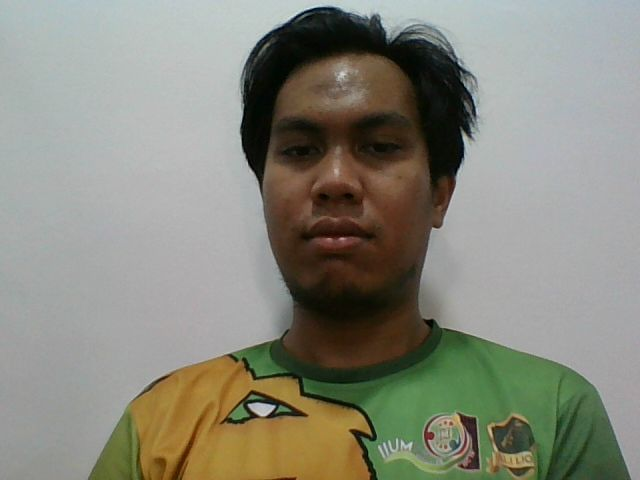
#> input picture normal.jpg, 640 x 480 px
$ jupyter execute 'A)_Assignment_1.ipynb'   (older library calls are emulated)
#> lines starting #> are read from the running program, lines starting #| are printed output that depends on the picture; after the words box and inside, x2 and y2 are one past the last pixel; in counts of white or black regions, pixels touching at a corner belong together
[cell 1]
import cv2
# from PIL import Image
import matplotlib.pyplot as plt
import numpy as np

[cell 2]
# Open image using openCV2
normal = cv2.imread("normal.jpg")
#> normal is the input picture: shape (480, 640, 3); mean B, G, R 123.6, 135.9, 135.8
grind = cv2.imread("grind 2.jpg")
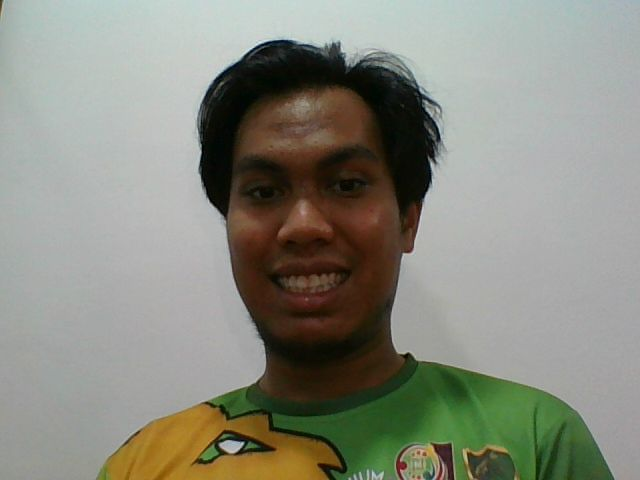
#> input picture grind 2.jpg, 640 x 480 px
#> grind is the input picture: shape (480, 640, 3); mean B, G, R 126.7, 138.3, 136.9
puzzled = cv2.imread("puzzled.jpg")
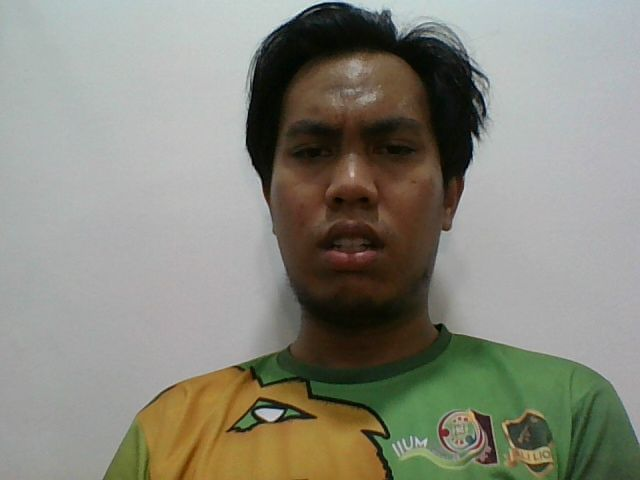
#> input picture puzzled.jpg, 640 x 480 px
#> puzzled is the input picture: shape (480, 640, 3); mean B, G, R 124.1, 136, 136.2

normal = cv2.cvtColor(normal, cv2.COLOR_BGR2RGB)
grind = cv2.cvtColor(grind, cv2.COLOR_BGR2RGB)
puzzled = cv2.cvtColor(puzzled, cv2.COLOR_BGR2RGB)

normalgray = cv2.cvtColor(normal,cv2.COLOR_RGB2GRAY)
grindgray = cv2.cvtColor(normal,cv2.COLOR_RGB2GRAY)
puzzledgray = cv2.cvtColor(normal,cv2.COLOR_RGB2GRAY)

normalcp = np.copy(normal)
grindcp = np.copy(grind)
puzzledcp = np.copy(puzzled)

plt.figure(figsize=[25,5])
plt.subplot(141);plt.imshow(normal,cmap = 'gray');plt.title("Normal");
plt.subplot(142);plt.imshow(grind,cmap = 'gray');plt.title("Grind");
plt.subplot(143);plt.imshow(puzzled,cmap = 'gray');plt.title("Puzzled");
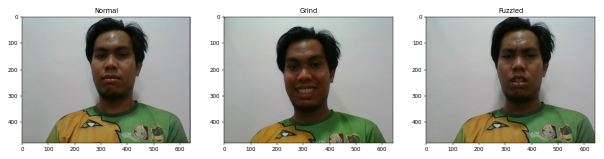
#> figure drawn by matplotlib, 3 panels

[cell 3]
plt.figure(figsize=[25,5])
plt.subplot(141);plt.imshow(normalgray,cmap = 'gray');plt.title("Normal");
plt.subplot(142);plt.imshow(grindgray,cmap = 'gray');plt.title("Grind");
plt.subplot(143);plt.imshow(puzzledgray,cmap = 'gray');plt.title("Puzzled");

[cell 4]
face_cascade = cv2.CascadeClassifier(cv2.samples.findFile(cv2.data.haarcascades + 'haarcascade_frontalface_default.xml'))

faces = face_cascade.detectMultiScale(normal)
#> faces = [[228, 56, 225, 225]]
faces2 = face_cascade.detectMultiScale(grind)
#> faces2 = [[194, 95, 228, 228]]
faces3 = face_cascade.detectMultiScale(puzzled)
#> faces3 = [[243, 61, 221, 221]]

#face = x,y,z
for (x,y,w,h) in faces:
  normalgray[y:y+h,x:x+w] = cv2.medianBlur(normalgray[y:y+h,x:x+w],35)
#> this loop made 1 pass
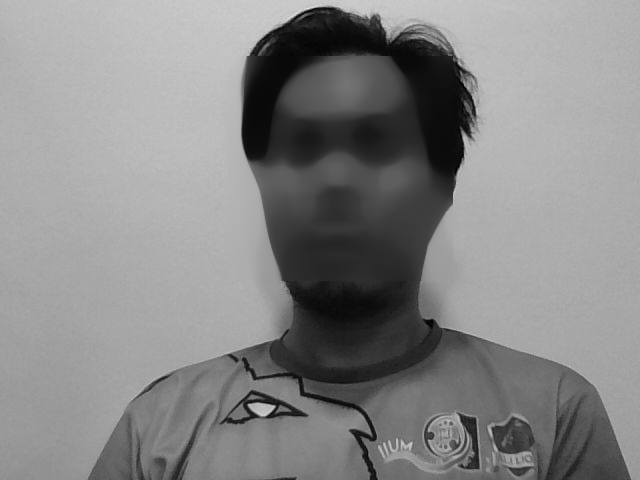
#> normalgray: shape (480, 640); min 1, max 227, mean 134.4

for (x,y,w,h) in faces2:
  grindgray[y:y+h,x:x+w] = cv2.medianBlur(grindgray[y:y+h,x:x+w],35)
#> this loop made 1 pass
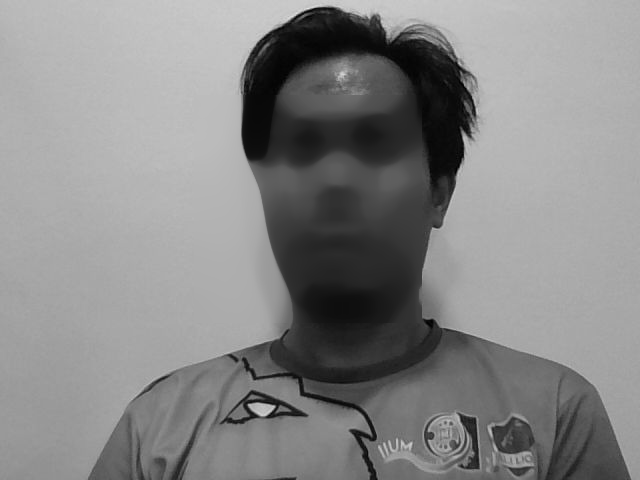
#> grindgray: shape (480, 640); min 1, max 227, mean 134.5

for (x,y,w,h) in faces3:
  puzzledgray[y:y+h,x:x+w] = cv2.medianBlur(puzzledgray[y:y+h,x:x+w],35)
#> this loop made 1 pass
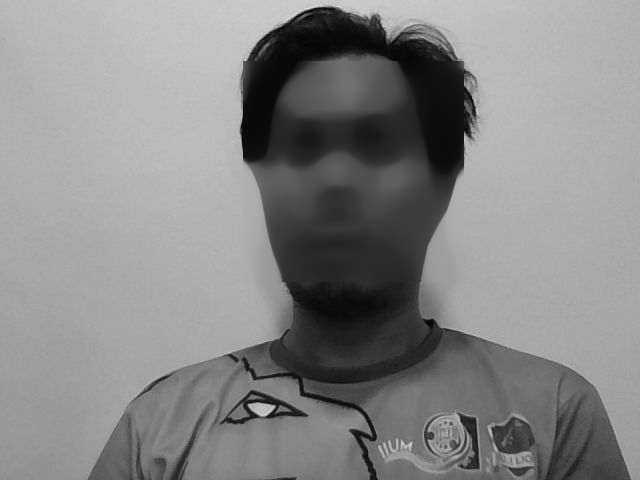
#> puzzledgray: shape (480, 640); min 1, max 227, mean 134.4

normalblur = np.copy(normalgray)
grindblur = np.copy(grindgray)
puzzledblur = np.copy(puzzledgray)

normalgray[y:y+h,x:x+w] = cv2.Canny(normalgray[y:y+h,x:x+w],15,15)
#> normalgray: shape (480, 640); 15.9% of pixels changed, all inside (x1, y1, x2, y2) = (243, 61, 464, 282)
grindgray[y:y+h,x:x+w] = cv2.Canny(grindgray[y:y+h,x:x+w],15,15)
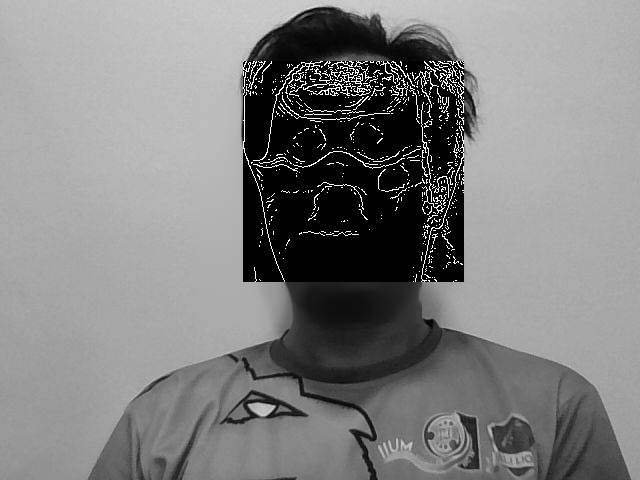
#> grindgray: shape (480, 640); 15.9% of pixels changed, all inside (x1, y1, x2, y2) = (243, 61, 464, 282)
puzzledgray[y:y+h,x:x+w] = cv2.Canny(puzzledgray[y:y+h,x:x+w],15,15)
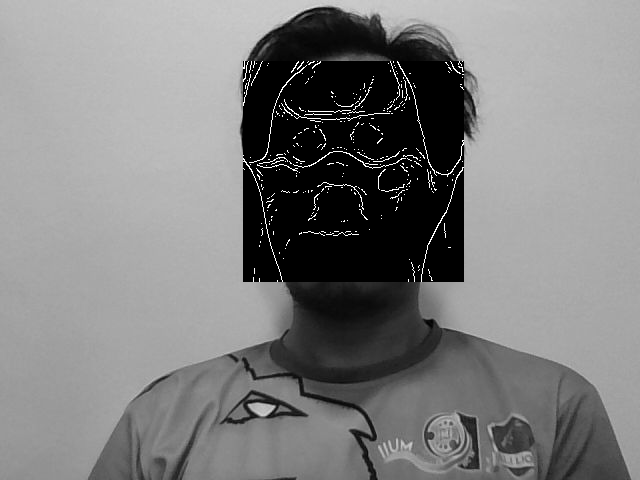
#> puzzledgray: shape (480, 640); 15.9% of pixels changed, all inside (x1, y1, x2, y2) = (243, 61, 464, 282)


plt.figure(figsize=[7,10])
plt.subplot(321);plt.imshow(normalgray,cmap = 'gray');plt.title(" Canny Normal");
plt.subplot(322);plt.imshow(normal);plt.title("Normal");
plt.subplot(323);plt.imshow(grindgray,cmap = 'gray');plt.title("Canny Grind");
plt.subplot(324);plt.imshow(grind);plt.title("Grind");
plt.subplot(325);plt.imshow(puzzledgray,cmap = 'gray');plt.title("Canny Puzzled");
plt.subplot(326);plt.imshow(puzzled);plt.title("Puzzled");

[cell 5]
#del normalgray, grindgray, puzzledgray

[cell 6]
#sobel normal
normalsobelx = cv2.Sobel(normalblur[y:y+h,x:x+w], cv2.CV_8U,1,0,ksize=5)
normalsobely = cv2.Sobel(normalblur[y:y+h,x:x+w], cv2.CV_8U,0,1,ksize=3)
normalblur[y:y+h,x:x+w] = normalsobelx + normalsobely
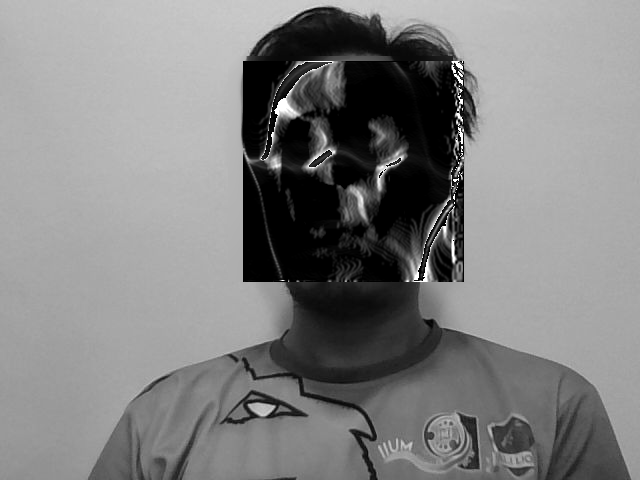
#> normalblur: shape (480, 640); 15.84% of pixels changed, all inside (x1, y1, x2, y2) = (243, 61, 464, 282)

#sobel grind
grindsobelx = cv2.Sobel(grindblur[y:y+h,x:x+w], cv2.CV_8U,1,0,ksize=5)
grindsobely = cv2.Sobel(grindblur[y:y+h,x:x+w], cv2.CV_8U,0,1,ksize=3)
grindblur[y:y+h,x:x+w] = grindsobelx + grindsobely

#sobel puzzled
puzzledsobelx = cv2.Sobel(puzzledblur[y:y+h,x:x+w], cv2.CV_8U,1,0,ksize=5)
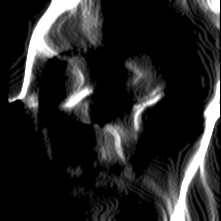
#> puzzledsobelx: shape (221, 221); min 0, max 255, mean 37.4
puzzledsobely = cv2.Sobel(puzzledblur[y:y+h,x:x+w], cv2.CV_8U,0,1,ksize=3)
puzzledblur[y:y+h,x:x+w] = puzzledsobelx + puzzledsobely


plt.figure(figsize=[7,10])
plt.subplot(321);plt.imshow(normalblur,cmap = 'gray');plt.title("Sobel Normal");
plt.subplot(322);plt.imshow(normal);plt.title("Normal");
plt.subplot(323);plt.imshow(grindblur,cmap = 'gray');plt.title("Sobel Grind");
plt.subplot(324);plt.imshow(grind);plt.title("Grind");
plt.subplot(325);plt.imshow(puzzledblur,cmap = 'gray');plt.title("Sobel Puzzled");
plt.subplot(326);plt.imshow(puzzled);plt.title("Puzzled");
